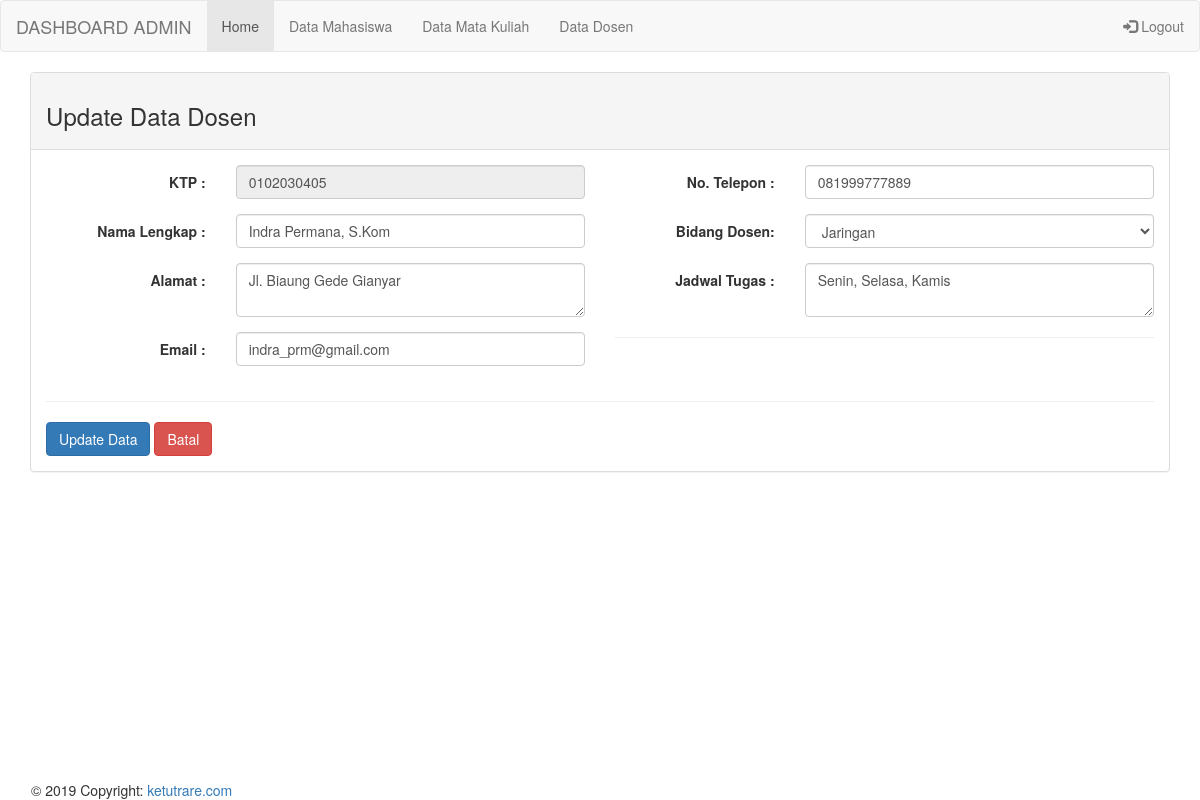
/adm_dosen/update_dosen.php?id=1 (signed in), run on the app's committed database.
### tables this page shows
CREATE TABLE `tb_dosen` (
  `id_dosen` int(5) NOT NULL AUTO_INCREMENT,
  `ktp_dosen` varchar(50) NOT NULL,
  `nama_dosen` varchar(100) NOT NULL,
  `alamat_dosen` varchar(100) NOT NULL,
  `email_dosen` varchar(100) DEFAULT NULL,
  `notlp_dosen` varchar(15) NOT NULL,
  `bidang_dosen` varchar(100) NOT NULL,
  `jadwal_dosen` varchar(50) NOT NULL,
  PRIMARY KEY (`id_dosen`)
);

### functions/function_dosen.php (called while the page is built, shortened)
<?php
require "koneksi.php";
function query_view($query_view) {
    global $koneksi;
    $result = mysqli_query($koneksi, $query_view);
    $rows = [];
    while($row = mysqli_fetch_assoc($result)) {
        $rows[] = $row;
    }
    return $rows;
}
?>

### adm_dosen/update_dosen.php (the view, shortened to what this page needs)
<?php
include "../template/adm_nav.php";
require "../functions/function_dosen.php";
$id = $_GET["id"];
$data_dosen = query_view("SELECT * FROM tb_dosen WHERE id_dosen = $id")[0];
?>
<div class="container">
<div class="panel panel-default">
<div class="panel-heading">
    <h3>Update Data Dosen</h3>
</div>
<div class="panel-body">
<form class="form-horizontal" action="" method="post">
    <div class="row">
    <div class="col-lg-6">
        <div class="form-group">
            <label class="control-label col-sm-4" for="ktp_dosen">KTP :</label>
            <div class="col-sm-8">
                <input type="text" class="form-control" name="ktp_dosen" id="ktp_dosen" readonly required value="<?php echo $data_dosen["ktp_dosen"];?>">
            </div>
        </div>
        <div class="form-group">
            <label class="control-label col-sm-4" for="nama_dosen">Nama Lengkap :</label>
            <div class="col-sm-8">
                <input type="text" class="form-control" name="nama_dosen" id="nama_dosen" required value="<?php echo $data_dosen["nama_dosen"];?>">
            </div>
        </div>
        <div class="form-group">
            <label class="control-label col-sm-4" for="alamat_dosen">Alamat :</label>
            <div class="col-sm-8">
                <textarea id="alamat_dosen" name="alamat_dosen" class="form-control" required><?php echo $data_dosen['alamat_dosen'];?></textarea>
            </div>
        </div>
        <div class="form-group">
            <label class="control-label col-sm-4" for="email_dosen">Email :</label>
            <div class="col-sm-8">
                <input type="email" class="form-control" name="email_dosen" id="email_dosen" required value="<?php echo $data_dosen["email_dosen"];?>">
            </div>
        </div>
    </div>
    <div class="col-lg-6">
        <div class="form-group">
            <label class="control-label col-sm-4" for="notlp_dosen">No. Telepon :</label>
            <div class="col-sm-8">
                <input type="text" class="form-control" name="notlp_dosen" id="notlp_dosen" required value="<?php echo $data_dosen["notlp_dosen"];?>">
            </div>
        </div>
        <div class="form-group">
            <label class="control-label col-sm-4" for="bidang_dosen">Bidang Dosen:</label>
            <div class="col-sm-8"><select id="bidang_dosen" name="bidang_dosen" class="form-control select2" style="width: 100%;">
                    <option value="<?php echo $data_dosen["bidang_dosen"];?>" selected="selected"><?php echo $data_dosen["bidang_dosen"];?></option>
                </select>
            </div>
        </div>
        <div class="form-group">
            <label class="control-label col-sm-4" for="jadwal_dosen">Jadwal Tugas :</label>
            <div class="col-sm-8">
                <textarea id="jadwal_dosen" name="jadwal_dosen" class="form-control" required><?php echo $data_dosen["jadwal_dosen"];?></textarea>
            </div>
        </div>
        <hr>
    </div>
    </div>
    <hr>
    <button type="submit" name="submit" class="btn btn-primary">Update Data</button>
    <a href="../admin/adm_dosen.php" class="btn btn-danger">Batal</a>
</form>
</div>
<?php
include "../template/footer.php";
?>

### data on the page
tb_dosen: ktp_dosen "0102030405", nama_dosen "Indra Permana, S.Kom", alamat_dosen "Jl. Biaung Gede Gianyar", email_dosen "indra_prm@gmail.com", notlp_dosen "081999777889", bidang_dosen "Jaringan", jadwal_dosen "Senin, Selasa, Kamis"
